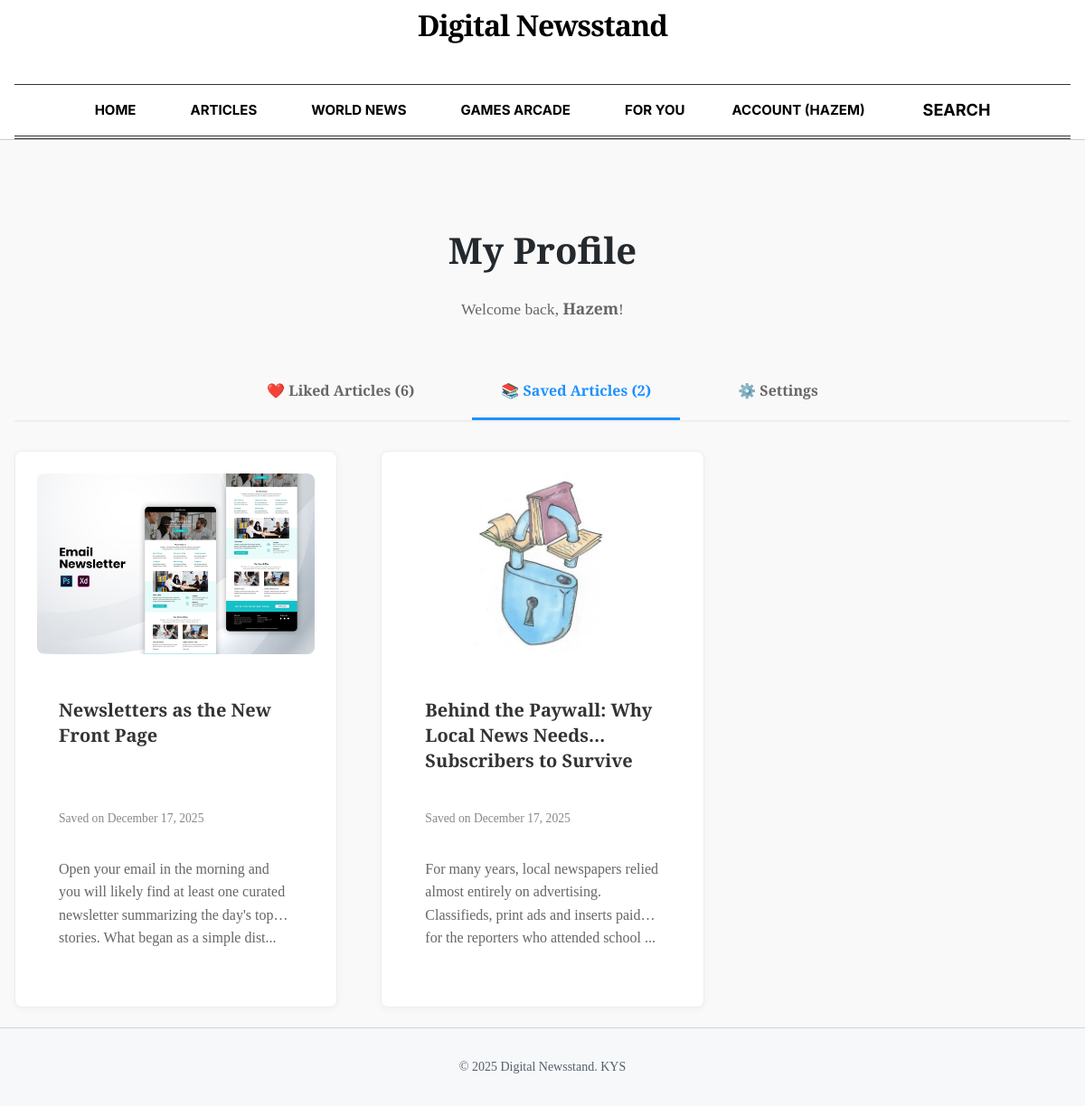
/index.php?page=profile&tab=saved (signed in), run on an earlier commit of the app's database.
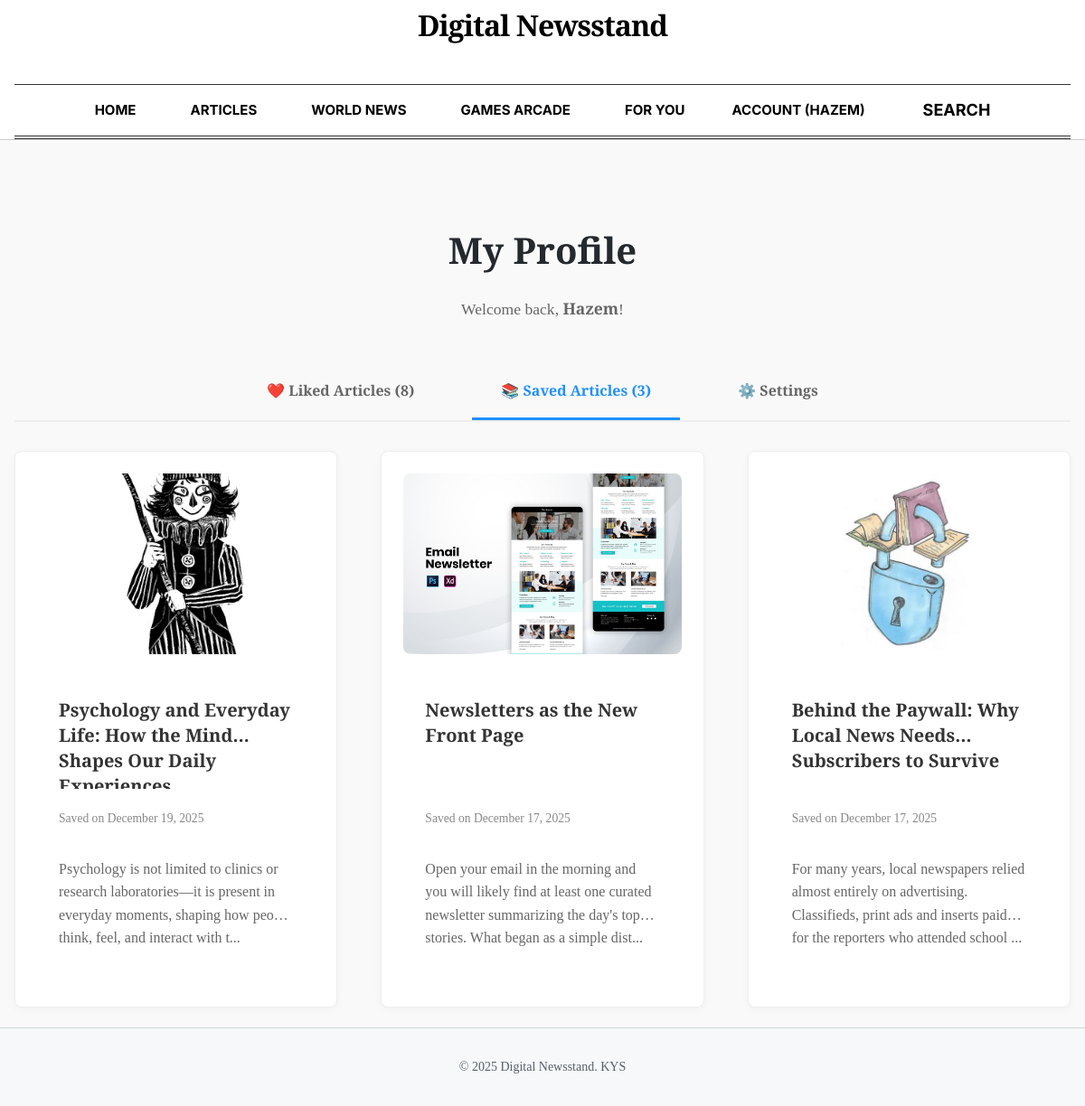
And on a later commit of the database.
### tables this page shows
CREATE TABLE `users` (
  `id` int NOT NULL AUTO_INCREMENT,
  `username` varchar(50) NOT NULL,
  `email` varchar(100) NOT NULL,
  `password` varchar(255) NOT NULL,
  `created_at` timestamp NULL DEFAULT CURRENT_TIMESTAMP,
  `is_admin` tinyint(1) DEFAULT '0',
  `status` enum('active','suspended') DEFAULT 'active',
  PRIMARY KEY (`id`),
  UNIQUE KEY `username` (`username`),
  UNIQUE KEY `email` (`email`)
);

CREATE TABLE `saved_articles` (
  `id` int NOT NULL AUTO_INCREMENT,
  `user_id` int NOT NULL,
  `article_id` int NOT NULL,
  `saved_at` timestamp NULL DEFAULT CURRENT_TIMESTAMP,
  PRIMARY KEY (`id`),
  UNIQUE KEY `user_id` (`user_id`,`article_id`),
  KEY `article_id` (`article_id`),
  CONSTRAINT `saved_articles_ibfk_1` FOREIGN KEY (`user_id`) REFERENCES `users` (`id`) ON DELETE CASCADE,
  CONSTRAINT `saved_articles_ibfk_2` FOREIGN KEY (`article_id`) REFERENCES `articles` (`id`) ON DELETE CASCADE
);

CREATE TABLE `articles` (
  `id` int NOT NULL AUTO_INCREMENT,
  `title` varchar(255) NOT NULL,
  `content` text NOT NULL,
  `author` varchar(100) DEFAULT NULL,
  `category` varchar(100) DEFAULT NULL,
  `language` varchar(10) DEFAULT 'en',
  `thumbnail` varchar(255) DEFAULT NULL,
  `created_at` timestamp NULL DEFAULT CURRENT_TIMESTAMP,
  `status` enum('draft','published','archived') DEFAULT 'draft',
  `scheduled_at` datetime DEFAULT NULL,
  `is_featured` tinyint(1) DEFAULT '0',
  `visibility` enum('public','subscribed') DEFAULT 'public',
  `tags` text,
  `required_level` int DEFAULT '0',
  `required_plan_id` int DEFAULT NULL,
  PRIMARY KEY (`id`)
);

### src/index.php (called while the page is built, shortened)
<?php
require __DIR__ . '/config/DataBase_Connection.php';
require __DIR__ . '/core/Router.php';
$selectedLang = $_SESSION['lang'] ?? 'en';
$page = $_GET['page'] ?? "";
Router::route($page, $selectedLang);

### src/Config/DataBase_Connection.php (called while the page is built)
<?php
if (!class_exists('Database')) {
class Database {
    private static $instance = null;
    private $host;
    private $db_name;
    private $username;
    private $password;
    public $conn = null;
    private function __construct() {
        $this->host = getenv('DB_HOST') ?: 'db';
        $this->db_name = getenv('DB_NAME') ?: 'News';
        $this->username = getenv('DB_USER') ?: 'Rain';
        $this->password = getenv('DB_PASS') ?: 'Sunny';
    }
    public static function getInstance(): Database {
        if (self::$instance === null) {
            self::$instance = new self();
        }
        return self::$instance;
    }
    public function connect() {
        if ($this->conn !== null) {
            return $this->conn;
        }
        try {
            $this->conn = new PDO(
                "mysql:host={$this->host};dbname={$this->db_name};charset=utf8",
                $this->username,
                $this->password
            );
            $this->conn->setAttribute(PDO::ATTR_ERRMODE, PDO::ERRMODE_EXCEPTION);
        } catch(PDOException $e) {
            die("Database Connection Error: " . $e->getMessage());
        }
        return $this->conn;
    }
}
}

### src/Models/User.php (called while the page is built, shortened)
<?php
require_once __DIR__ . "/../config/DataBase_Connection.php";
class User {
    private $conn;
    public function __construct() {
        $this->conn = Database::getInstance()->connect();
    }
    public function getUserById($id) {
        $query = "SELECT * FROM users WHERE id = :id LIMIT 1";
        $stmt = $this->conn->prepare($query);
        $stmt->bindParam(':id', $id);
        $stmt->execute();
        return $stmt->fetch(PDO::FETCH_ASSOC);
    }
}

### src/Models/ArticleInteraction.php (called while the page is built, shortened)
<?php
require_once __DIR__ . "/../Config/DataBase_Connection.php";
class ArticleInteraction {
    private $conn;
    public function __construct() {
        $this->conn = Database::getInstance()->connect();
    }
    public function getLikedArticles($userId) {
        $stmt = $this->conn->prepare("
            SELECT a.*, al.created_at as liked_at
            FROM articles a
            INNER JOIN article_likes al ON a.id = al.article_id
            WHERE al.user_id = ?
            ORDER BY al.created_at DESC
        ");
        $stmt->execute([$userId]);
        return $stmt->fetchAll(PDO::FETCH_ASSOC);
    }
    public function getSavedArticles($userId) {
        $stmt = $this->conn->prepare("
            SELECT a.*, sa.saved_at
            FROM articles a
            INNER JOIN saved_articles sa ON a.id = sa.article_id
            WHERE sa.user_id = ?
            ORDER BY sa.saved_at DESC
        ");
        $stmt->execute([$userId]);
        return $stmt->fetchAll(PDO::FETCH_ASSOC);
    }
}

### src/Views/User/Profile.php (the view, shortened to what this page needs)
<?php
require_once __DIR__ . '/../../Models/User.php';
require_once __DIR__ . '/../../Models/ArticleInteraction.php';
$userModel = new User();
$user = $userModel->getUserById($_SESSION['user_id']);
$interactionModel = new ArticleInteraction();
$likedArticles = $interactionModel->getLikedArticles($_SESSION['user_id']);
$savedArticles = $interactionModel->getSavedArticles($_SESSION['user_id']);
$activeTab = $_GET['tab'] ?? 'liked';
include __DIR__ . '/../Layout/Header.php';
?>
<main class="container" style="max-width: 1200px; padding: 2rem 1rem;">
    <div style="text-align: center; margin-bottom: 3rem;">
        <h1 style="font-family: var(--font-serif); font-size: 2.5rem; margin-bottom: 0.5rem;">
            My Profile
        </h1>
        <p style="color: #666; font-size: 1.1rem;">
            Welcome back, <strong><?= htmlspecialchars($user['username']) ?></strong>!
        </p>
    </div>
    <div style="border-bottom: 2px solid #eee; margin-bottom: 2rem;">
        <div style="display: flex; gap: 2rem; justify-content: center;">
            <a href="?page=profile&tab=liked"
               style="padding: 1rem 2rem; text-decoration: none; font-weight: bold; border-bottom: 3px solid <?= $activeTab === 'liked' ? '#ff4757' : 'transparent' ?>; color: <?= $activeTab === 'liked' ? '#ff4757' : '#666' ?>; transition: all 0.3s;">
                ❤️ Liked Articles (<?= count($likedArticles) ?>)
            </a>
            <a href="?page=profile&tab=saved"
               style="padding: 1rem 2rem; text-decoration: none; font-weight: bold; border-bottom: 3px solid <?= $activeTab === 'saved' ? '#1e90ff' : 'transparent' ?>; color: <?= $activeTab === 'saved' ? '#1e90ff' : '#666' ?>; transition: all 0.3s;">
                📚 Saved Articles (<?= count($savedArticles) ?>)
            </a>
            <a href="?page=profile&tab=settings"
               style="padding: 1rem 2rem; text-decoration: none; font-weight: bold; border-bottom: 3px solid <?= $activeTab === 'settings' ? '#667eea' : 'transparent' ?>; color: <?= $activeTab === 'settings' ? '#667eea' : '#666' ?>; transition: all 0.3s;">
                ⚙️ Settings
            </a>
        </div>
    </div>
    <?php if ($activeTab === 'saved'): ?>
        <div class="articles-grid" style="display: grid; grid-template-columns: repeat(auto-fill, minmax(300px, 1fr)); gap: 3rem;">
            <?php if (!empty($savedArticles)): ?>
                <?php foreach ($savedArticles as $article): ?>
                    <a href="?page=article&id=<?= $article['id'] ?>" style="text-decoration: none; color: inherit;">
                        <div class="article-card" style="border: 1px solid #eee; border-radius: 8px; overflow: hidden; transition: transform 0.3s, box-shadow 0.3s; cursor: pointer; height: 100%; display: flex; flex-direction: column;" onmouseover="this.style.transform='translateY(-5px)'; this.style.boxShadow='0 10px 20px rgba(0,0,0,0.1)'" onmouseout="this.style.transform='translateY(0)'; this.style.boxShadow='none'">
                            <?php if (!empty($article['thumbnail'])): ?>
                                <img src="<?= htmlspecialchars($article['thumbnail']) ?>" alt="Article" style="width: 100%; height: 200px; object-fit: cover; flex-shrink: 0;">
                            <?php else: ?>
                                <div style="width: 100%; height: 200px; background: linear-gradient(135deg, #667eea 0%, #764ba2 100%); flex-shrink: 0;"></div>
                            <?php endif; ?>
                            <div style="padding: 1.5rem; flex: 1; display: flex; flex-direction: column;">
                                <h3 style="font-family: var(--font-serif); font-size: 1.25rem; margin-bottom: 0.5rem; color: #333; overflow: hidden; text-overflow: ellipsis; display: -webkit-box; -webkit-line-clamp: 2; -webkit-box-orient: vertical; line-height: 1.4; height: 3.5rem;">
                                    <?= htmlspecialchars($article['title']) ?>
                                </h3>
                                <p style="color: #888; font-size: 0.85rem; margin-bottom: 1rem;">
                                    Saved on <?= date('F j, Y', strtotime($article['saved_at'])) ?>
                                </p>
                                <p style="color: #666; line-height: 1.6; overflow: hidden; text-overflow: ellipsis; display: -webkit-box; -webkit-line-clamp: 3; -webkit-box-orient: vertical; flex: 1;">
                                    <?= htmlspecialchars(substr($article['content'], 0, 150)) ?>...
                                </p>
                            </div>
                        </div>
                    </a>
                <?php endforeach; ?>
            <?php endif; ?>
        </div>
    <?php endif; ?>
</main>
<?php include __DIR__ . '/../Layout/Footer.php'; ?>

### src/Core/Router.php (shortened to what this page needs)
<?php
class Router {
    public static function route(string $page, string $selectedLang = 'en'): void {
        switch (strtolower($page)) {
            case "profile":
                include self::VIEWS_PATH . "User/Profile.php";
                break;
        }
    }
}

### src/Views/Layout/Header.php (shortened to what this page needs)
<?php
$isLoggedIn = isset($_SESSION['user_id']);
$username = $_SESSION['username'] ?? '';
?>
<!DOCTYPE html>
<html lang="en">
<head>
    <link rel="stylesheet" href="../../Assets/CSS/Styles.css">
    <link rel="stylesheet" href="../../Assets/CSS/theme.css">
    <link rel="stylesheet" href="../../Assets/CSS/games.css">
    <link rel="stylesheet" href="../../Assets/CSS/account.css">
</head>
<body class="<?= htmlspecialchars($_GET['page'] ?? 'home', ENT_QUOTES, 'UTF-8') ?>">
    <header class="main-header">
        <div class="container">
            <div class="branding">
                <h1>
                    <a href="index.php?page=Home" style="color: black; text-decoration: none;">Digital Newsstand</a>
                </h1>
                <div style="text-align: center; font-family: var(--font-sans); font-size: 0.8rem; letter-spacing: 1px; margin-top: 5px;">
                </div>
            </div>
            <nav class="nav-links">
                <a href="index.php?page=Home">Home</a>
                <a href="index.php?page=article">Articles</a>
                <a href="index.php?page=news">World News</a>
                <a href="index.php?page=games">Games Arcade</a>
                <a href="index.php?page=for_you">FOR YOU</a>
                <?php if ($isLoggedIn): ?>
                    <div class="dropdown" style="position: relative; display: inline-block;">
                        <a href="#" id="profileToggle">Account (<?= htmlspecialchars($username) ?>)</a>
                    </div>
                <?php else: ?>
                    <a href="index.php?page=Login">Log In</a>
                <?php endif; ?>
                <div class="search-wrapper" style="position: relative; display: inline-block;">
                    <a href="#" class="search-toggle">Search</a>
                </div>
        </div>
    </header>
    <main>

### src/Views/Layout/Footer.php
    </main>
    <footer>
        <p>&copy; <?php echo date('Y'); ?> Digital Newsstand. KYS</p>
    </footer>
</body>
</html>

### src/Assets/CSS/Styles.css (style rules this page uses)
body { font-family: 'Segoe UI', Roboto, Arial, sans-serif; background-color: #f6f8fa; color: #24292e; margin: 0; padding: 0; }
h1 { font-size: 26px; font-weight: 600; margin-bottom: 28px; text-align: center; color: #24292e; }
header { width: 100%; background: #24292e; color: #ffffff; padding: 16px 24px; display: flex; justify-content: space-between; align-items: flex-start; box-sizing: border-box; position: fixed; top: 0; left: 0; z-index: 999; }
header h1 { margin: 0; font-size: 22px; font-weight: 600; color: #ffffff; }
nav { display: flex; align-items: center; gap: 18px; }
nav a { color: #ffffff; text-decoration: none; font-size: 15px; padding: 6px 10px; border-radius: 6px; transition: background 0.2s, color 0.2s; }
nav a + a { margin-left: 8px; }
.search-toggle { margin-left: 12px; cursor: pointer; padding: 8px 10px; border-radius: 8px; transition: all 0.2s ease; display: flex; align-items: center; justify-content: center; font-size: 18px; line-height: 1; }
main { margin-top: 90px; margin-bottom: 40px; width: 100%; box-sizing: border-box; }
.article-card { background: #ffffff; border: 1px solid #d1d5da; border-radius: 12px; padding: 24px; margin-bottom: 20px; display: flex; align-items: center; gap: 24px; transition: box-shadow 0.2s ease, transform 0.2s ease; box-shadow: 0 2px 8px rgba(0, 0, 0, 0.04); }
.article-card img { border-radius: 8px; object-fit: cover; flex-shrink: 0; }
.article-card h3, .article-card h4 { margin: 0; font-size: 20px; font-weight: 600; color: #24292e; flex: 1; line-height: 1.4; }
footer { background: #f6f8fa; padding: 18px 0; text-align: center; color: #57606a; font-size: 14px; border-top: 1px solid #d1d5da; width: 100%; margin-top: 40px; }

### src/Assets/CSS/theme.css (style rules this page uses)
:root { --font-serif: 'Playfair Display', serif; --font-sans: 'Inter', sans-serif; --font-display: 'Outfit', sans-serif; --bg-paper: #f9f9f9; --bg-white: #ffffff; --text-main: #333333; --text-headline: #000000; --text-muted: #666666; --border-light: #e2e2e2; --border-dark: #333333; --primary: #000000; --accent: #567b95; --game-correct: #6aaa64; --game-present: #c9b458; --game-absent: #787c7e; }
body { background-color: var(--bg-paper); color: var(--text-main); font-family: var(--font-serif); margin: 0; padding: 0; line-height: 1.6; }
a { color: var(--primary); text-decoration: none; }
.container { max-width: 1200px; margin: 0 auto; padding: 0 1rem; }
header.main-header { background: var(--bg-white); padding: 0.75rem 0 0 0; margin-bottom: 0; border-bottom: 1px solid #ccc; position: relative; top: auto; left: auto; width: 100%; z-index: 10; display: block; }
main { margin-top: 0 !important; padding-top: 2rem; }
.branding h1 { font-family: 'Playfair Display', serif; font-size: 2rem; font-weight: 700; text-align: center; letter-spacing: -1px; margin: 0; line-height: 1; }
.nav-links { display: flex; justify-content: center; gap: 2rem; font-family: var(--font-sans); font-size: 0.85rem; font-weight: 700; text-transform: uppercase; margin-top: 1.5rem; padding: 0.6rem 0; border-top: 1px solid #333; border-bottom: 4px double #333; }
.nav-links a { color: #000 !important; text-decoration: none; transition: color 0.2s; }

What changed in the data, as far as the page shows it:
added saved_articles: article.thumbnail (picture), article.title "Psychology and Everyday Life: How the Mind Shapes Our…", saved_at "December 19, 2025", article.content "Psychology is not limited to clinics or research laboratories—it is present in everyday moments, shaping how people think, feel, and interact with t"
Also different on the page:
count($likedArticles): "6" → "8"
count($savedArticles): "2" → "3"
